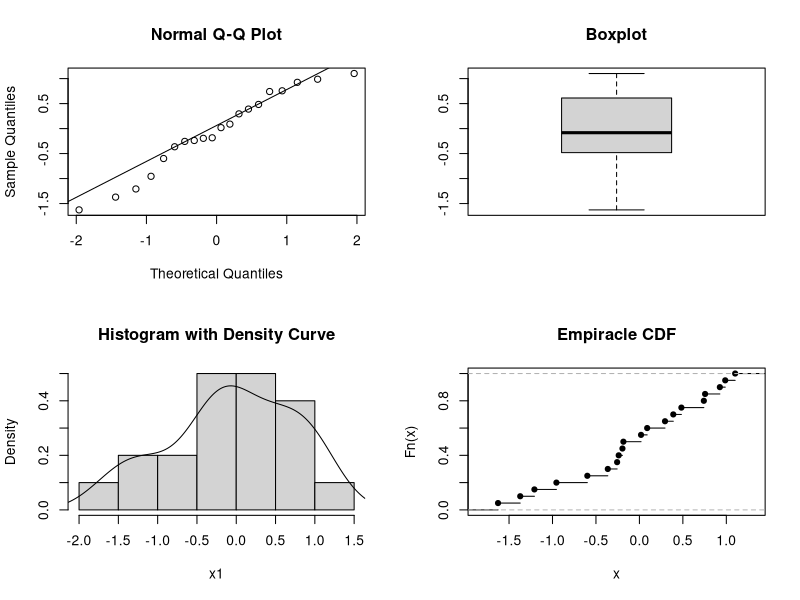
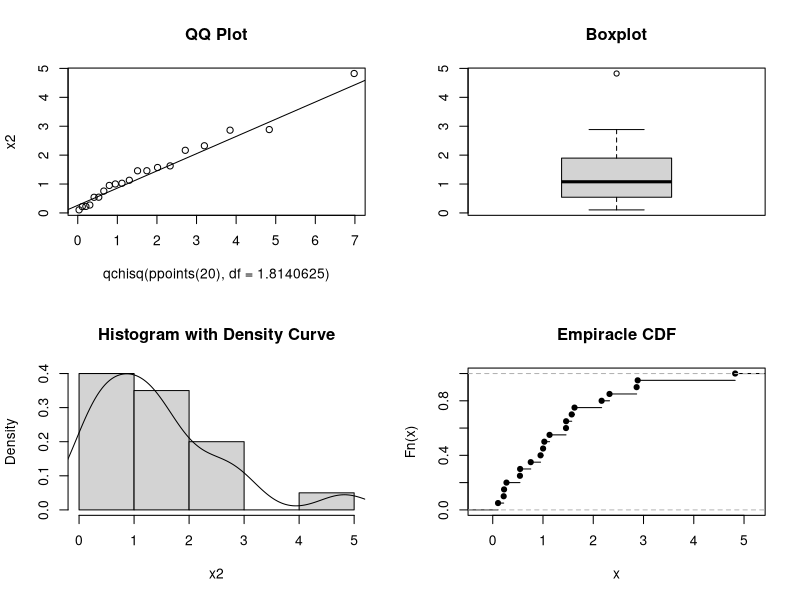
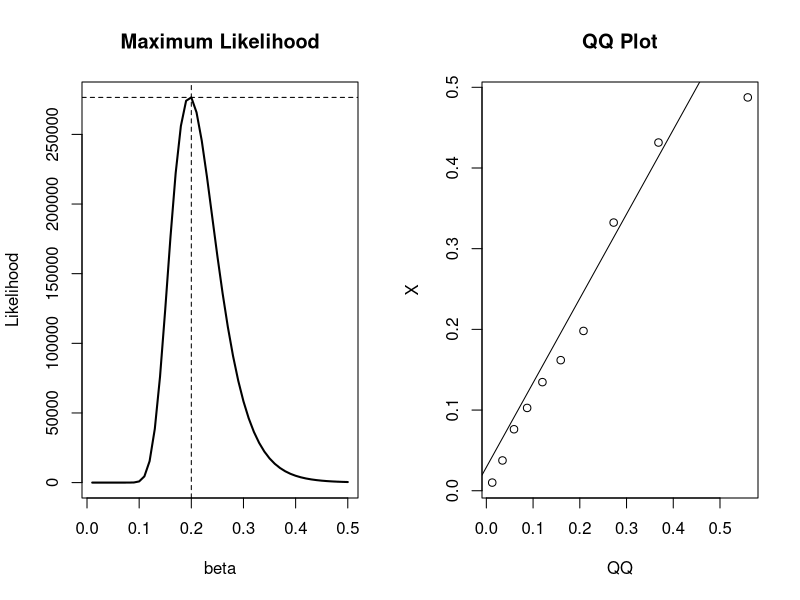
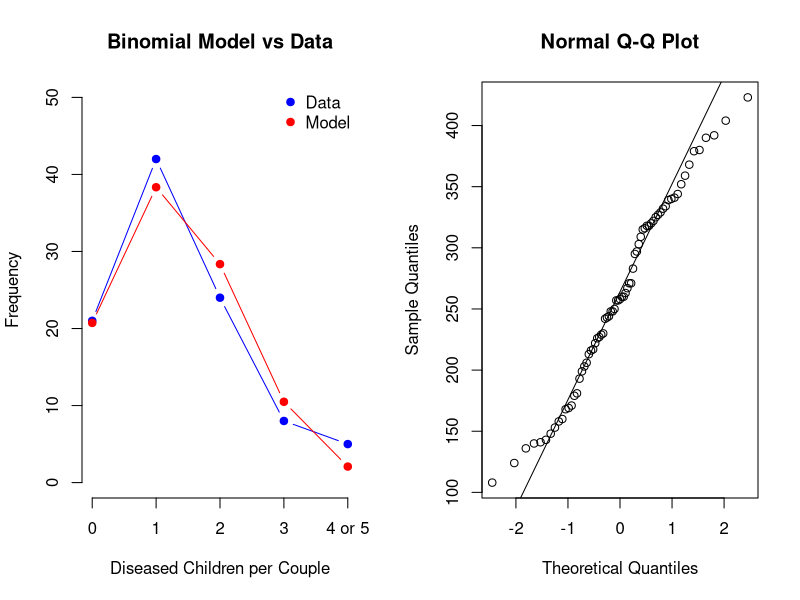
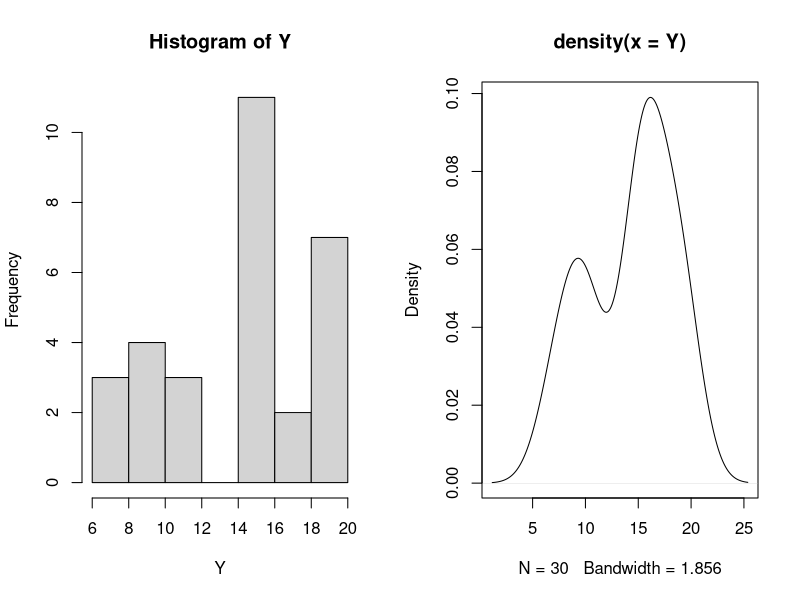
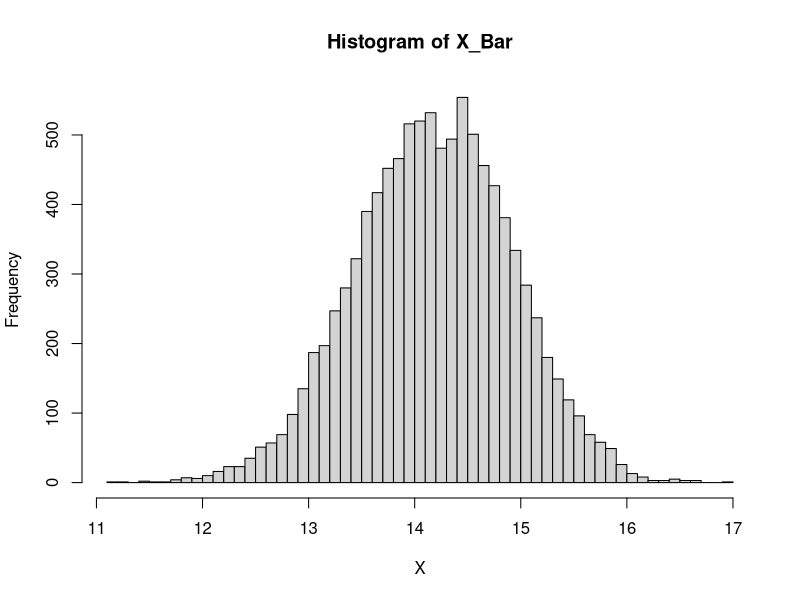

Write R code to recreate these figures, in order.
## ---- chunk 1
library(nortest)
library(MASS)

## Draw some random data
set.seed(10)
x1 = rnorm(20)

## Distribution plots
par(mfrow = c(2, 2))
qqnorm(x1)
qqline(x1)
boxplot(x1, main = "Boxplot")
hist(x1, freq = FALSE, main = "Histogram with Density Curve")
lines(density(x1))
plot(ecdf(x1), main = "Empiracle CDF")

## ---- chunk 2
## Are the data from a normal distribution?
## Shapiro-Wilk Test
shapiro.test(x1)
## Anderson Darling Test
ad.test(x1)
 ## Kolmogorov-Smirnoff Test
ks.test(x1, 'pnorm')

## ---- chunk 3
## Draw some random data
set.seed(10)
x2 = rchisq(n = 20, 2)

## Estimate the DF parameter by maximum likelihood
fitdistr(x = x2, dchisq, start = list(df = 2))

## Input the estimate from MLE
ks.test(x = x2, y = pchisq, df = 1.8140625)

## Distribution plots
par(mfrow = c(2, 2))
qqplot(qchisq(ppoints(20), df = 1.8140625), x2, main = "QQ Plot")
qqline(x2, distribution = function(p) qchisq(p, df = 1.8140625))
boxplot(x2, main = "Boxplot")
hist(x2, freq = FALSE, main = "Histogram with Density Curve")
lines(density(x2))
plot(ecdf(x2), main = "Empiracle CDF")

## ---- chunk 4

## Generate data from the exponential distribution with mean = 1/5
set.seed(1000)
X = rexp(n = 20, rate = 5)

## sample size and range of betas to test
n = 20; beta = seq(.01, .5, by = .01)

## Liklihood function
Likelihood = (1/beta)^n * exp(-1/beta * sum(X))

## Maximum Likelihood
(mle = max(Likelihood))
(mle.beta = beta[which(Likelihood == mle)])

## Statistical test for how well the specified distribution fits the data
ks.test(x = X, y = "pexp", rate = 1/mle.beta)

par(mfrow = c(1, 2))

## Plot the maximum likelihood
plot(x = beta, y = Likelihood, type = "l", main = "Maximum Likelihood", lwd = 2)
abline(h = mle, v = mle.beta, lty = 2)

## QQplot for assessing distribution fit visually
qqplot(qexp(ppoints(10), rate = 1/mle.beta), X, xlab = "QQ", main = "QQ Plot")
qqline(X, distribution = function(p) qexp(p, rate = 1/mle.beta))

## ---- chunk 5
library(knitr)

## Dataset
(dta = data.frame(
  Diseased = c(0, 1, 2, 3, 4, 5),
  Count = c(21, 42, 24, 8, 4, 1)
))

## Number of diseased children (d) and the total number of children (c)
(d = sum(apply(X = dta, MARGIN = 1, FUN = function(p) dta$Diseased * dta$Count)[,1]))
(c = 5 * sum(dta$Count))

## MLE
(mle = d / c)

## Calculate the expected probabilities and expected diseased children
dta$Exp.Prob = round(dbinom(x = 0:5, size = 5, prob = mle), 4)
dta$Exp.Diseased = with(dta, sum(Count) * Exp.Prob)

dta

## Chi-square test requirements:
##  1) all Exp must be > 1
##  2) at most 20% of Exp may be less than 5
##
## So we need to combine counts 4 and 5 and meet these requirements

dta[5, 2:4] = dta[5, 2:4] + dta[6, 2:4]
dta = dta[-6, ]
dta$Diseased = as.character(dta$Diseased)
dta$Diseased[5] = '4 or 5'

## Compute the Chi-Squared Statistic
dta$X.2 = round(with(dta, (Count - Exp.Diseased)^2 / Exp.Diseased), 4)
dta$Diseased = factor(dta$Diseased)
dta

## Compute the test statistic pvalue
(TS = sum(dta$X.2)); 1 - pchisq(TS, df = 4)

## Based on the table below we conclude the binomial model is a good fit for the data
##
## Assessment of Chi-squared GOF P-value
##  •       p-value > .25 ⇒ Excellent fit
##  • .15 ≤ p−value < .25 ⇒ Good fit
##  • .05 ≤ p−value < .15 ⇒ Moderately Good fit
##  • .01 ≤ p−value < .05 ⇒ Poor fit
##  •       p-value < .01 ⇒ Unacceptable fit
##
## Plot of the data vs model and create a markdown table from the data frame
plot(x = dta$Diseased, y = NULL, xlab = "Diseased Children per Couple",
     ylim = c(0, 50), ylab = "Frequency",
     axes = FALSE, type = "n", main = "Binomial Model vs Data")
axis(1, labels = dta$Diseased, at = dta$Diseased)
axis(2, labels = seq(0, 50, 10), at = seq(0, 50, 10))
legend("topright", c("Data", "Model"), col = c("blue", "red"), pch = 19, bty = "n")
points(x = dta$Diseased, y = dta$Count, col = "blue", pch = 19, type = "b")
points(x = dta$Diseased, y = dta$Exp.Diseased, col = "red", pch = 19, type = "b")

kable(dta)

## Some Conclusions
## Since N is large we can use asymptotic confidence intervals
## A 95% confidence interval for whether a child will have the disease
mle + c(-1, 1) * 1.96 * sqrt(.27 * (1 - .27))/sqrt(100)

## What is the probability that a couple will have at least 1 child with the disease?
1 - pbinom(q = 0, size = 5, prob = .27)

## ---- chunk 6

## Data sample on chick weights
data(chickwts)
head(chickwts)

## Normal reference plot for height
qqnorm(chickwts$weight)
qqline(chickwts$weight)

## Are the data from a normal distribution?
shapiro.test(chickwts$weight)
mean(chickwts$weight)

## ---- chunk 7

## What is the probability of a Type I error if we say the true mean is less than 250?
t.test(chickwts$weight, mu = 250, alternative = "less")

## Verify the t statistic and p-value
(ts = (mean(chickwts$weight) - 250) / (sd(chickwts$weight) / sqrt(length(chickwts$weight))))
pt(ts, df = 70)

## What is the probability of a Type I error if we say the true mean is > 245?
t.test(chickwts$weight, mu = 245, alternative = "greater")

## Verify the t statistic and p-value
(ts = (mean(chickwts$weight) - 245) / (sd(chickwts$weight) / sqrt(length(chickwts$weight))))
1 - pt(ts, df = 70)

## We have rejected the null hypothesis and said under an alpha of .05 there is enough evidence
## to suppor that the true mean of Chick Weights is > 245

## What is the power of our test?
power.t.test(n = length(chickwts$weight),
             delta = abs(mean(chickwts$weight) - 245),
             sd = sd(chickwts$weight),
             sig.level = .05,
             type = "one.sample",
             alternative = "one.sided", strict = TRUE)

## What sample size would we need to have a power of .8?
power.t.test(delta = abs(mean(chickwts$weight) - 245),
             sd = sd(chickwts$weight),
             sig.level = .05,
             power = .8,
             type = "one.sample",
             alternative = "one.sided", strict = TRUE)

## Verify manually
(sd(chickwts$weight)^2 * (qnorm(p = .95) + qnorm(p = .8))^2) / abs(mean(chickwts$weight) - 245)^2
## ---- chunk 8

## Create a mixed Distribution
set.seed(10)
y1 = rnorm(10, 10, 2); y2 = rnorm(10, 15, 1); y3 = rnorm(10, 20, 2)
Y = c(y1, y2, y3)

par(mfrow = c(1, 2))
hist(Y)
plot(density(Y))

## Is Y part of a normal distribution?
shapiro.test(Y)

## Bootstrap simulation to estimate the mean
X = c()

## Draw 10k random samples from Y and calculate the mean
for (i in 1:10000) {
  x = sample(Y, length(Y), replace = TRUE)
  mu.x = mean(x)
  X = c(X, mu.x)
}

par(mfrow = c(1,1))
## Draw a histogram of the bootstrap samples for the sample means
hist(X, breaks = 50, main = "Histogram of X_Bar")

## What is a 95% confidence interval for mu?
sort(X)[c(250, 9750)]

## ---- chunk 9

library(pwr)

## Univariate Proportion
pwr.p.test(h = .25, sig.level = .05, power = .8, alternative = "greater")

## Two Proportions (equal n)
pwr.2p.test(h = .25, sig.level = .05, power = .8, alternative = "greater")

## Two Proportions (different n)
pwr.2p2n.test(h = .25, n1 = 100, n2 = 120, sig.level = .05, alternative = "greater")
## ---- chunk 10
## Equal n
pwr.t.test(d = .5, sig.level = .05, power = .8, type = "one.sample")
pwr.t.test(d = .5, sig.level = .05, power = .8, type = "two.sample")
pwr.t.test(d = .5, sig.level = .05, power = .8, type = "paired")

## Different n
pwr.t2n.test(n1 = 10, n2 = 15, d = 1, sig.level = .05)
## ---- chunk 11
pwr.chisq.test(w = .25, df = 4, sig.level = .05, power = .8)
## ---- chunk 12
pwr.anova.test(k = 5, n = 10, f = .5, sig.level = .05)
